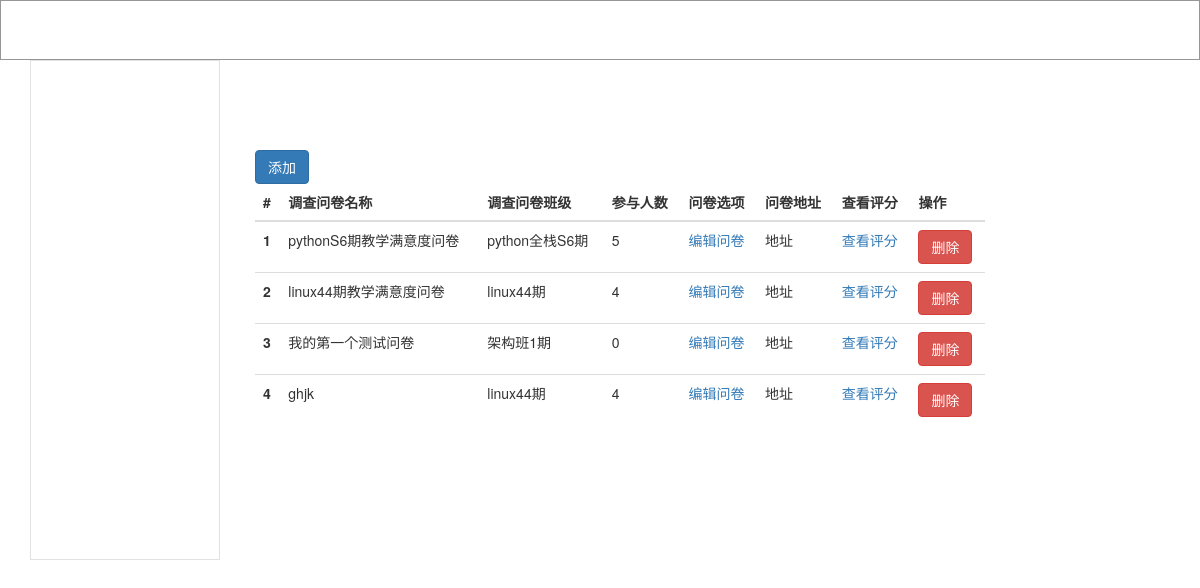
The app's page /questionnaire/, older data.
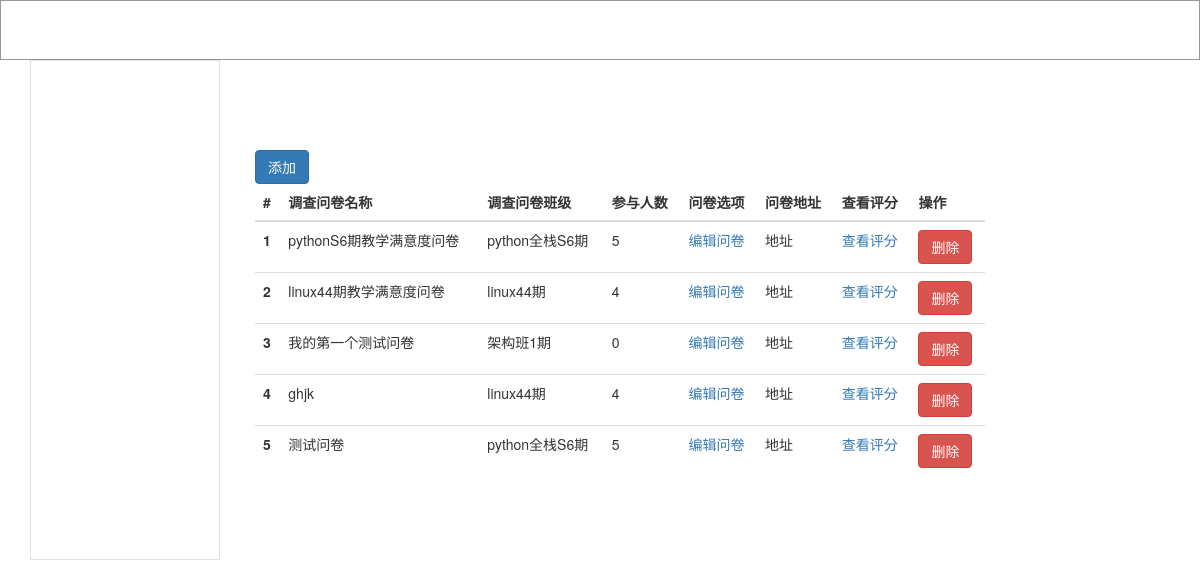
The same page, newer data.
### app01/models.py (models this page shows, shortened)
class Questionnaire(models.Model):
    title = models.CharField(max_length=48)
    cls = models.ForeignKey(to="ClassList")
    creator = models.ForeignKey(to="UserInfo")

class ClassList(models.Model):
    title = models.CharField(max_length=32)

class Student(models.Model):
    name = models.CharField(max_length=32)
    pwd = models.CharField(max_length=32)
    cls = models.ForeignKey(to="ClassList")

### app01/views.py (the view)
# urls.py: url(r"questionnaire/", views.questionnaire, name="questionnaire"),
def questionnaire(request):
    questionnaire_obj = models.Questionnaire.objects.all()
    for i in questionnaire_obj:
        student_list = i.cls.student_set.all()
    return render(request, "questionnaire.html", locals())

### templates/questionnaire.html (shortened to what this page needs)
<!DOCTYPE html>
<html lang="en">
<head>
    <link rel="stylesheet" href="/static/bootstrap-3.3.7/css/bootstrap.min.css">
</head>
<body>
<div class="container" style="width: auto; height: 60px; border: 1px solid #969696"></div>
<div class="container">
    <div class="sidebar col-md-2" style="height: 500px; border: 1px solid #e1e1e1"></div>
    <div class="content col-md-8" style="margin-top: 30px; margin-left: 20px;">
        {% block content %}
            <div class="container-fluid"
                 style="margin-bottom: 10px; padding: 10px 15px;width: 100%; height: 50px">
            </div>
            <div class="">
                <a href="/questionnaire_add/">
                    <button class="btn btn-primary pull-left add-question">添加</button>
                </a>
            </div>
            <div class="bs-example" data-example-id="hoverable-table">
                <table class="table table-hover">
                    <thead>
                    <tr>
                        <th>#</th>
                        <th>调查问卷名称</th>
                        <th>调查问卷班级</th>
                        <th>参与人数</th>
                        <th>问卷选项</th>
                        <th>问卷地址</th>
                        <th>查看评分</th>
                        <th>操作</th>
                    </tr>
                    </thead>
                    <tbody>
                    {% for foo in questionnaire_obj %}
                        <tr>
                            <th scope="row">{{ forloop.counter }}</th>
                            <td>{{ foo.title }}</td>
                            <td>{{ foo.cls.title }}</td>
                            <td>{{ foo.cls.student_set.all|length }}</td>
                            <td><a href="/question/{{ foo.id }}">编辑问卷</a></td>
                            <td>地址</td>
                            <td><a href="">查看评分</a></td>
                            <td>
                                <button class="btn btn-danger">删除</button>
                            </td>
                        </tr>
                    {% endfor %}
                    </tbody>
                </table>
            </div>
        {% endblock %}
    </div>
</div>
</body>
</html>

Row changes from the older to the newer data that the page shows:
added Questionnaire: title "测试问卷", cls "python全栈S6期", cls.student_set.all|length "5"
